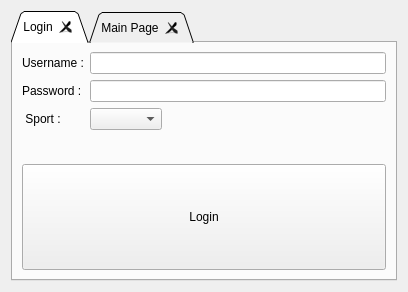
<?xml version="1.0" encoding="UTF-8"?>
<ui version="4.0">
 <class>teamLogin</class>
 <widget class="QWidget" name="teamLogin">
  <property name="geometry">
   <rect>
    <x>0</x>
    <y>0</y>
    <width>408</width>
    <height>292</height>
   </rect>
  </property>
  <property name="windowTitle">
   <string>Form</string>
  </property>
  <layout class="QGridLayout" name="gridLayout_2">
   <item row="0" column="0">
    <widget class="QTabWidget" name="tabWidget">
     <property name="enabled">
      <bool>true</bool>
     </property>
     <property name="contextMenuPolicy">
      <enum>Qt::DefaultContextMenu</enum>
     </property>
     <property name="tabPosition">
      <enum>QTabWidget::North</enum>
     </property>
     <property name="tabShape">
      <enum>QTabWidget::Triangular</enum>
     </property>
     <property name="currentIndex">
      <number>0</number>
     </property>
     <property name="tabsClosable">
      <bool>true</bool>
     </property>
     <widget class="QWidget" name="loginTab">
      <attribute name="title">
       <string>Login</string>
      </attribute>
      <layout class="QGridLayout" name="gridLayout">
       <item row="1" column="0">
        <widget class="QPushButton" name="loginButton">
         <property name="sizePolicy">
          <sizepolicy hsizetype="Minimum" vsizetype="Minimum">
           <horstretch>0</horstretch>
           <verstretch>0</verstretch>
          </sizepolicy>
         </property>
         <property name="text">
          <string>Login</string>
         </property>
        </widget>
       </item>
       <item row="0" column="0">
        <layout class="QFormLayout" name="formLayout">
         <item row="1" column="0">
          <widget class="QLabel" name="labelUsername">
           <property name="text">
            <string>Username :</string>
           </property>
          </widget>
         </item>
         <item row="1" column="1">
          <widget class="QLineEdit" name="lineEditUsername"/>
         </item>
         <item row="3" column="0">
          <widget class="QLabel" name="labelPassword">
           <property name="text">
            <string>Password :</string>
           </property>
          </widget>
         </item>
         <item row="3" column="1">
          <widget class="QLineEdit" name="lineEditPassword">
           <property name="sizePolicy">
            <sizepolicy hsizetype="Preferred" vsizetype="Preferred">
             <horstretch>0</horstretch>
             <verstretch>0</verstretch>
            </sizepolicy>
           </property>
           <property name="echoMode">
            <enum>QLineEdit::Password</enum>
           </property>
          </widget>
         </item>
         <item row="4" column="1">
          <widget class="QComboBox" name="comboBoxSport">
           <property name="sizePolicy">
            <sizepolicy hsizetype="Fixed" vsizetype="Maximum">
             <horstretch>0</horstretch>
             <verstretch>0</verstretch>
            </sizepolicy>
           </property>
          </widget>
         </item>
         <item row="4" column="0">
          <widget class="QLabel" name="labelSport">
           <property name="text">
            <string> Sport :   </string>
           </property>
          </widget>
         </item>
        </layout>
       </item>
      </layout>
     </widget>
     <widget class="QWidget" name="mainTab">
      <attribute name="title">
       <string>Main Page</string>
      </attribute>
      <layout class="QGridLayout" name="gridLayout_3">
       <item row="0" column="0">
        <layout class="QVBoxLayout" name="verticalLayout">
         <item>
          <widget class="QLabel" name="teamPanelLabel">
           <property name="sizePolicy">
            <sizepolicy hsizetype="Minimum" vsizetype="Minimum">
             <horstretch>0</horstretch>
             <verstretch>0</verstretch>
            </sizepolicy>
           </property>
           <property name="styleSheet">
            <string notr="true"/>
           </property>
           <property name="text">
            <string>&lt;html&gt;&lt;head/&gt;&lt;body&gt;&lt;p align=&quot;center&quot;&gt;&lt;span style=&quot; font-size:16pt;&quot;&gt;&lt;br/&gt;FUCK&lt;/span&gt;&lt;/p&gt;&lt;/body&gt;&lt;/html&gt;</string>
           </property>
          </widget>
         </item>
         <item>
          <widget class="QPushButton" name="editTeamPushButton">
           <property name="text">
            <string>Edit Team</string>
           </property>
          </widget>
         </item>
         <item>
          <widget class="QPushButton" name="allTeamsPushButton">
           <property name="text">
            <string>All Current Teams</string>
           </property>
          </widget>
         </item>
         <item>
          <widget class="QPushButton" name="liveToursPushButton">
           <property name="text">
            <string>Ongoing Tournaments and Signup in them</string>
           </property>
          </widget>
         </item>
         <item>
          <widget class="QPushButton" name="incomingMatchesPushButton">
           <property name="text">
            <string>Incoming Matches</string>
           </property>
          </widget>
         </item>
         <item>
          <widget class="QPushButton" name="allAvailableToursPushButton">
           <property name="text">
            <string>All Available Tournaments</string>
           </property>
          </widget>
         </item>
        </layout>
       </item>
      </layout>
     </widget>
    </widget>
   </item>
  </layout>
 </widget>
 <resources/>
 <connections/>
</ui>
